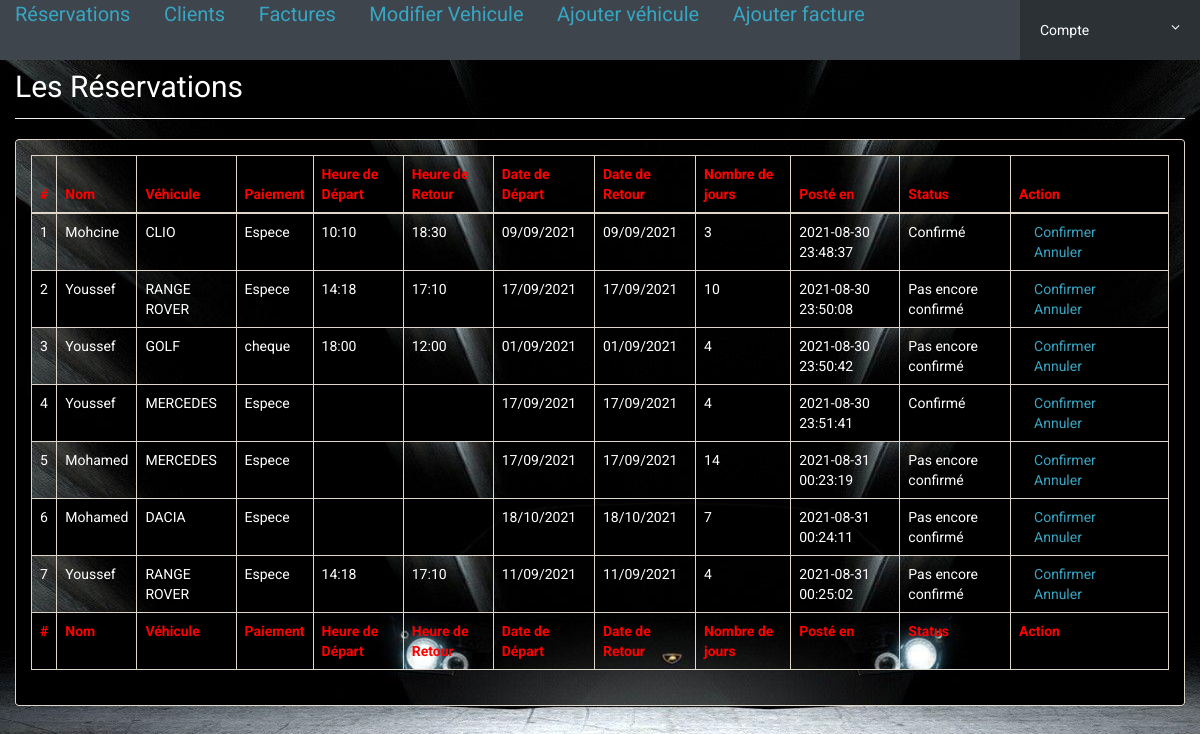
/admin/manage-bookings.php (signed in), run on the app's committed database.
### tables this page shows
CREATE TABLE IF NOT EXISTS `booking` (
  `id` int(11) NOT NULL AUTO_INCREMENT,
  `userEmail` varchar(100) DEFAULT NULL,
  `VehicleId` int(11) DEFAULT NULL,
  `FromDate` varchar(20) DEFAULT NULL,
  `ToDate` varchar(20) DEFAULT NULL,
  `Status` int(11) DEFAULT NULL,
  `PostingDate` timestamp NOT NULL DEFAULT CURRENT_TIMESTAMP,
  `paiement` varchar(50) NOT NULL,
  `depart` varchar(20) NOT NULL,
  `retour` varchar(20) NOT NULL,
  `nbjours` int(11) NOT NULL,
  PRIMARY KEY (`id`)
);

CREATE TABLE IF NOT EXISTS `users` (
  `id` int(11) NOT NULL AUTO_INCREMENT,
  `name` varchar(120) DEFAULT NULL,
  `username` varchar(100) DEFAULT NULL,
  `Password` varchar(100) DEFAULT NULL,
  `passport` varchar(50) DEFAULT NULL,
  `prenom` varchar(100) DEFAULT NULL,
  `RegDate` timestamp NULL DEFAULT CURRENT_TIMESTAMP,
  `UpdationDate` timestamp NULL DEFAULT NULL ON UPDATE CURRENT_TIMESTAMP,
  `CIN` varchar(50) NOT NULL,
  `datenaissance` date NOT NULL,
  `permis` varchar(20) NOT NULL,
  `nationalite` varchar(50) NOT NULL,
  `Ville` varchar(50) NOT NULL DEFAULT 'BENI MELLAL',
  PRIMARY KEY (`id`)
);

CREATE TABLE IF NOT EXISTS `vehicles` (
  `id` int(11) NOT NULL AUTO_INCREMENT,
  `VehiclesTitle` varchar(150) DEFAULT NULL,
  `VehiclesBrand` int(11) DEFAULT NULL,
  `VehiclesOverview` longtext,
  `PricePerDay` int(11) DEFAULT NULL,
  `FuelType` varchar(100) DEFAULT NULL,
  `ModelYear` int(6) DEFAULT NULL,
  `SeatingCapacity` int(11) DEFAULT NULL,
  `Vimage1` varchar(120) DEFAULT NULL,
  `Vimage2` varchar(120) DEFAULT NULL,
  `Vimage3` varchar(120) DEFAULT NULL,
  `Vimage4` varchar(120) DEFAULT NULL,
  `Vimage5` varchar(120) DEFAULT NULL,
  `AirConditioner` int(11) DEFAULT NULL,
  `PowerDoorLocks` int(11) DEFAULT NULL,
  `AntiLockBrakingSystem` int(11) DEFAULT NULL,
  `BrakeAssist` int(11) DEFAULT NULL,
  `PowerSteering` int(11) DEFAULT NULL,
  `DriverAirbag` int(11) DEFAULT NULL,
  `PassengerAirbag` int(11) DEFAULT NULL,
  `PowerWindows` int(11) DEFAULT NULL,
  `CDPlayer` int(11) DEFAULT NULL,
  `CentralLocking` int(11) DEFAULT NULL,
  `CrashSensor` int(11) DEFAULT NULL,
  `LeatherSeats` int(11) DEFAULT NULL,
  `RegDate` timestamp NOT NULL DEFAULT CURRENT_TIMESTAMP,
  `UpdationDate` timestamp NULL DEFAULT NULL ON UPDATE CURRENT_TIMESTAMP,
  `paiement` varchar(50) NOT NULL,
  `coleur` varchar(50) NOT NULL,
  `Disponible` varchar(50) NOT NULL DEFAULT 'DISPONIBLE',
  `depart` varchar(20) NOT NULL,
  `retour` varchar(20) NOT NULL,
  `nbjours` int(11) NOT NULL,
  `matricule` varchar(50) NOT NULL,
  `Stat` int(11) NOT NULL,
  PRIMARY KEY (`id`)
);

### admin/manage-bookings.php (the view, shortened to what this page needs)
<?php
include('includes/config.php');
if(strlen($_SESSION['alogin'])==0)
	{
header('location:index.php');
}
else{
 ?>
<!doctype html>
<html lang="en" class="no-js">
<head>
	<link rel="stylesheet" href="css/font-awesome.min.css">
	<link rel="stylesheet" href="css/bootstrap.min.css">
	<link rel="stylesheet" href="css/dataTables.bootstrap.min.css">
	<link rel="stylesheet" href="css/bootstrap-social.css">
	<link rel="stylesheet" href="css/bootstrap-select.css">
	<link rel="stylesheet" href="css/fileinput.min.css">
	<link rel="stylesheet" href="css/awesome-bootstrap-checkbox.css">
	<link rel="stylesheet" href="css/style.css">
</head>
<body>
	<?php include('includes/header.php');?>
	<div class="ts-main-content">
		<div class="content-">
			<div class="container-fluid">
				<div class="row">
					<div class="col-md-12">
						<h2 class="page-title">Les Réservations</h2>
						<div class="panel panel-default">
							<div class="panel-body">
								<table id="zctb" class="display table table-striped table-bordered " cellspacing="0" width="100%">
									<thead>
										<tr>
										<th>#</th>
											<th>Nom</th>
											<th>Véhicule</th>
											<th>Paiement</th>
											<th>Heure de Départ</th>
											<th>Heure de Retour</th>
											<th>Date de Départ</th>
											<th>Date de Retour</th>
											<th>Nombre de jours</th>
											<th>Posté en</th>
											<th>Status</th>
											<th>Action</th>
										</tr>
									</thead>
									<tfoot>
										<tr>
										<th>#</th>
										<th>Nom</th>
											<th>Véhicule</th>
											<th>Paiement</th>
											<th>Heure de Départ</th>
											<th>Heure de Retour</th>
											<th>Date de Départ</th>
											<th>Date de Retour</th>
											<th>Nombre de jours</th>
											<th>Posté en</th>
											<th>Status</th>
											<th>Action</th>
										</tr>
									</tfoot>
									<tbody>
									<?php $sql = "SELECT users.name,vehicles.VehiclesTitle,booking.paiement,booking.FromDate,booking.ToDate,booking.nbjours,booking.VehicleId ,booking.paiement,vehicles.depart,vehicles.retour, vehicles.retour as vid,booking.Status,booking.PostingDate,booking.id  from booking join vehicles on vehicles.id=booking.VehicleId join users on users.username=booking.userEmail   ";
											$query = $pdo -> prepare($sql);
											$query->execute();
											$results=$query->fetchAll(PDO::FETCH_OBJ);
											$cnt=1;
											if($query->rowCount() > 0)
											{
											foreach($results as $result)
											{				?>
										<tr>
											<td><?php echo htmlentities($cnt);?></td>
											<td><?php echo htmlentities($result->name);?></td>
											<td><?php echo htmlentities($result->VehiclesTitle);?></td>
											<td><?php echo htmlentities($result->paiement);?></td>
											<td><?php echo htmlentities($result->depart);?></td>
											<td><?php echo htmlentities($result->retour);?></td>
											<td><?php echo htmlentities($result->FromDate);?></td>
											<td><?php echo htmlentities($result->FromDate);?></td>
											<td><?php echo htmlentities($result->nbjours);?></td>
											<td><?php echo htmlentities($result->PostingDate);?></td>
											<td><?php
											if($result->Status==0)
											{
											echo htmlentities('Pas encore confirmé');
											} else if ($result->Status==1) {
											echo htmlentities('Confirmé');
											}
											else{
												echo htmlentities('Annulé');
											}
										?></td>
										<td><a href="manage-bookings.php?aeid=<?php echo htmlentities($result->id);?>" onclick="confirm"> Confirmer</a>
										<a href="manage-bookings.php?eid=<?php echo htmlentities($result->id);?>" onclick="return confirm('Do you really want to Cancel this Booking')"> Annuler</a>
										</td>
										</tr>
										<?php $cnt=$cnt+1; }} ?>
									</tbody>
								</table>
							</div>
						</div>
					</div>
				</div>
			</div>
		</div>
	</div>
</body>
</html>
<?php } ?>

### admin/includes/header.php (shortened to what this page needs)
<div class="brand clearfix">
	<a href="manage-bookings.php" style="font-size: 20px;">Réservations</a>
	<a href="reg-users.php" style="font-size: 20px;">Clients</a>
	<a href="tblfacture.php" style="font-size: 20px;">Factures</a>
	<a href="manage-vehicles.php" style="font-size: 20px;">Modifier Vehicule</a>
	<a href="post-avehical.php" style="font-size: 20px;">Ajouter véhicule</a>
	<a href="add-facture.php" style="font-size: 20px;">Ajouter facture</a>
		<ul class="ts-profile-nav">
			<li class="ts-account">
				<a href="#">Compte <i class="fa fa-angle-down hidden-side"></i></a>
			</li>
		</ul>
	</div>

### admin/css/style.css (style rules this page uses)
html { font-size: 14px; }
@media only screen and (min-width: 480px) { html { font-size: 17px; } }
@media only screen and (min-width: 768px) { html { font-size: 14px; } }
body { font-size: 1em; }
a { color: #37a6c4; }
.panel { overflow: hidden; }
ul, li { margin: 0; padding: 0; list-style: none; }
.page-title { padding-bottom: 15px; margin-bottom: 20px; border-bottom: 1px solid #f0f0f0; }
.brand { background: #3e454c; position: relative; z-index: 3; position: fixed; width: 100%; top: 0; }
.brand .ts-profile-nav { float: right; display: none; }
.brand .ts-profile-nav li { float: left; position: relative; }
.brand .ts-profile-nav li a { display: block; padding: 20px; color: #fff; }
.brand .ts-profile-nav .ts-account .fa-angle-down { float: right; }
.brand .ts-profile-nav .ts-account > a { width: 180px; background: #2c3136; }
@media only screen and (min-width: 992px) { .brand .ts-profile-nav { display: block; } }

### admin/manage-bookings.php (style rules this page uses)
body { background-image: url("Bgg.jpg") ; }
.panel-body { background-image: url("Bgg.jpg") ; }
table { background-image: url("Bgg.jpg") ; color : white }
.table-striped>tbody>tr:nth-of-type(odd) { background-image: url("Bgg.jpg") ; }
th { color : red; }
h2 { color : white; padding-top : 50px }
.row { color : white }

### admin/includes/header.php (style rules this page uses)
a { padding-left: 15px; padding-right : 15px; }

### data on the page
booking: users.name "Mohcine", VehicleId.VehiclesTitle "CLIO", paiement "Espece", VehicleId.depart "10:10", VehicleId.retour "18:30", FromDate "09/09/2021", nbjours "3", PostingDate "2021-08-30 23:48:37"
booking: users.name "Youssef", VehicleId.VehiclesTitle "RANGE ROVER", paiement "Espece", VehicleId.depart "14:18", VehicleId.retour "17:10", FromDate "17/09/2021", nbjours "10", PostingDate "2021-08-30 23:50:08"
booking: users.name "Youssef", VehicleId.VehiclesTitle "GOLF", paiement "cheque", VehicleId.depart "18:00", VehicleId.retour "12:00", FromDate "01/09/2021", nbjours "4", PostingDate "2021-08-30 23:50:42"
booking: users.name "Youssef", VehicleId.VehiclesTitle "MERCEDES", paiement "Espece", FromDate "17/09/2021", nbjours "4", PostingDate "2021-08-30 23:51:41"
booking: users.name "Mohamed", VehicleId.VehiclesTitle "MERCEDES", paiement "Espece", FromDate "17/09/2021", nbjours "14", PostingDate "2021-08-31 00:23:19"
booking: users.name "Mohamed", VehicleId.VehiclesTitle "DACIA", paiement "Espece", FromDate "18/10/2021", nbjours "7", PostingDate "2021-08-31 00:24:11"
booking: users.name "Youssef", VehicleId.VehiclesTitle "RANGE ROVER", paiement "Espece", VehicleId.depart "14:18", VehicleId.retour "17:10", FromDate "11/09/2021", nbjours "4", PostingDate "2021-08-31 00:25:02"
